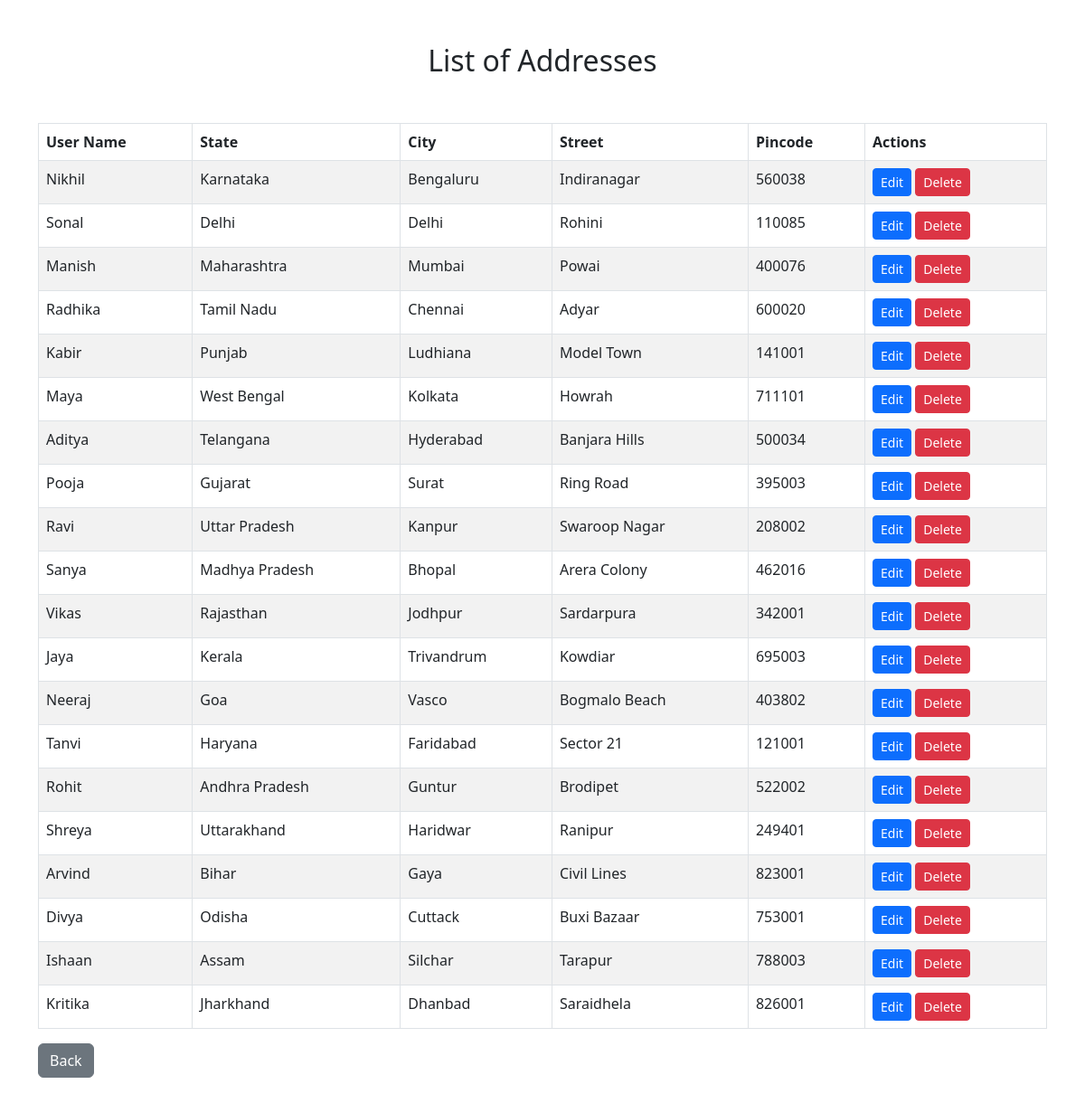
The app's page /show_address.php with its own data.
### tables this page shows
CREATE TABLE `Address` (
  `address_id` int NOT NULL AUTO_INCREMENT,
  `user_id` int NOT NULL,
  `state` varchar(255) NOT NULL,
  `city` varchar(255) NOT NULL,
  `street` varchar(255) NOT NULL,
  `pincode` int NOT NULL,
  PRIMARY KEY (`address_id`),
  KEY `user_id` (`user_id`),
  CONSTRAINT `Address_ibfk_1` FOREIGN KEY (`user_id`) REFERENCES `Users` (`user_id`)
);

CREATE TABLE `Users` (
  `user_id` int NOT NULL AUTO_INCREMENT,
  `name` varchar(255) NOT NULL,
  `email` varchar(255) NOT NULL,
  `password` varchar(255) NOT NULL,
  `phone` varchar(20) NOT NULL,
  PRIMARY KEY (`user_id`),
  UNIQUE KEY `email` (`email`)
);

### show_address.php (the view, shortened to what this page needs)
<!DOCTYPE html>
<html lang="en">
<?php include('header.php'); ?>
<body>
<div class="container mt-5">
    <h2 class="text-center">List of Addresses</h2>
    <?php
    include('db.php');
    $sql = "
        SELECT
            Address.address_id,
            Users.name AS user_name,
            Address.state,
            Address.city,
            Address.street,
            Address.pincode
        FROM Address
        JOIN Users ON Address.user_id = Users.user_id
    ";
    $result = $conn->query($sql);
    if ($result->num_rows > 0) {
        echo "<table class='table table-bordered table-striped'>
                <thead>
                    <tr>
                        <th>User Name</th>
                        <th>State</th>
                        <th>City</th>
                        <th>Street</th>
                        <th>Pincode</th>
                        <th>Actions</th>
                    </tr>
                </thead>
                <tbody>";
        while ($row = $result->fetch_assoc()) {
            echo "<tr>
                    <td>" . htmlspecialchars($row['user_name']) . "</td>
                    <td>" . htmlspecialchars($row['state']) . "</td>
                    <td>" . htmlspecialchars($row['city']) . "</td>
                    <td>" . htmlspecialchars($row['street']) . "</td>
                    <td>" . htmlspecialchars($row['pincode']) . "</td>
                    <td>
                        <a href='edit_address.php?address_id=" . $row['address_id'] . "' class='btn btn-primary btn-sm'>Edit</a>
                        <a href='?address_id=" . $row['address_id'] . "&delete=1' class='btn btn-danger btn-sm'>Delete</a>
                    </td>
                  </tr>";
        }
        echo "</tbody>
            </table>
            <a href='index.php' class='btn btn-secondary'>Back</a>";
    } else {
        echo "<div class='alert alert-warning' role='alert'>No addresses found.</div>";
    }
    ?>
</div>
</body>
</html>

### header.php (style rules this page uses)
body { padding-bottom: 200px; }
table { margin-top: 50px; }

### records on screen
address: user.name "Nikhil", state "Karnataka", city "Bengaluru", street "Indiranagar", pincode "560038"
address: user.name "Sonal", state "Delhi", city "Delhi", street "Rohini", pincode "110085"
address: user.name "Manish", state "Maharashtra", city "Mumbai", street "Powai", pincode "400076"
address: user.name "Radhika", state "Tamil Nadu", city "Chennai", street "Adyar", pincode "600020"
address: user.name "Kabir", state "Punjab", city "Ludhiana", street "Model Town", pincode "141001"
address: user.name "Maya", state "West Bengal", city "Kolkata", street "Howrah", pincode "711101"
address: user.name "Aditya", state "Telangana", city "Hyderabad", street "Banjara Hills", pincode "500034"
address: user.name "Pooja", state "Gujarat", city "Surat", street "Ring Road", pincode "395003"
address: user.name "Ravi", state "Uttar Pradesh", city "Kanpur", street "Swaroop Nagar", pincode "208002"
address: user.name "Sanya", state "Madhya Pradesh", city "Bhopal", street "Arera Colony", pincode "462016"
address: user.name "Vikas", state "Rajasthan", city "Jodhpur", street "Sardarpura", pincode "342001"
address: user.name "Jaya", state "Kerala", city "Trivandrum", street "Kowdiar", pincode "695003"
address: user.name "Neeraj", state "Goa", city "Vasco", street "Bogmalo Beach", pincode "403802"
address: user.name "Tanvi", state "Haryana", city "Faridabad", street "Sector 21", pincode "121001"
address: user.name "Rohit", state "Andhra Pradesh", city "Guntur", street "Brodipet", pincode "522002"
address: user.name "Shreya", state "Uttarakhand", city "Haridwar", street "Ranipur", pincode "249401"
address: user.name "Arvind", state "Bihar", city "Gaya", street "Civil Lines", pincode "823001"
address: user.name "Divya", state "Odisha", city "Cuttack", street "Buxi Bazaar", pincode "753001"
address: user.name "Ishaan", state "Assam", city "Silchar", street "Tarapur", pincode "788003"
address: user.name "Kritika", state "Jharkhand", city "Dhanbad", street "Saraidhela", pincode "826001"
